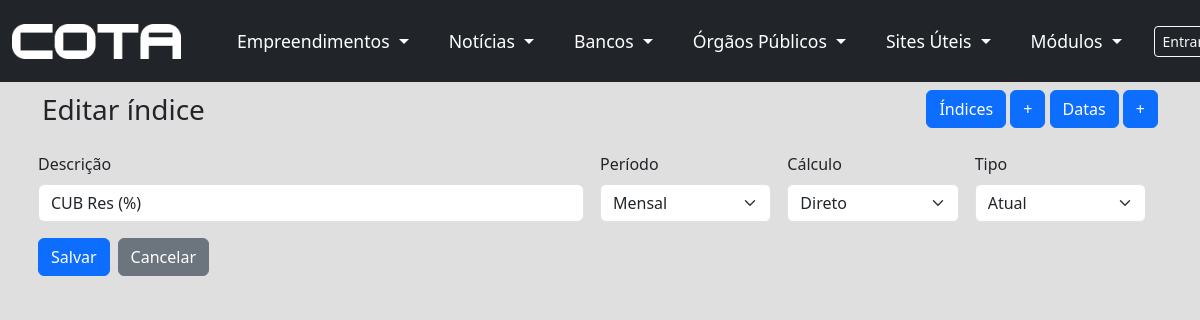
Page /indices/2/editar/ on the committed database.
### apps/indices/models.py (models this page shows, shortened)
class Indice(models.Model):
    descricao = models.CharField(
        max_length=40,
        verbose_name='Descrição',
        help_text='Nome curto do índice (ex.: IPCA, CDI, etc.)'
    )
    periodo = models.PositiveSmallIntegerField(
        choices=Periodo.choices,
        default=Periodo.MENSAL,
        verbose_name='Período'
    )
    calculo = models.PositiveSmallIntegerField(
        choices=Calculo.choices,
        default=Calculo.DIRETO,
        verbose_name='Cálculo'
    )
    tipo = models.PositiveSmallIntegerField(
        choices=TipoRef.choices,
        default=TipoRef.ATUAL,
        verbose_name='Tipo de referência'
    )
    created_at = models.DateTimeField(auto_now_add=True, editable=False)
    updated_at = models.DateTimeField(auto_now=True, editable=False)
    class Meta:
        db_table = 'indices'          # mantém a mesma tabela
        ordering = ['descricao']
        verbose_name = 'Índice'
        verbose_name_plural = 'Índices'
        indexes = [
            models.Index(fields=['descricao']),
            models.Index(fields=['periodo', 'calculo', 'tipo']),
        ]

### apps/indices/views.py (the view)
# urls.py: path('<int:pk>/editar/', views.indice_update, name='indice_update'),
def indice_update(request, pk):
    indice = get_object_or_404(Indice, pk=pk)
    if request.method == 'POST':
        form = IndiceForm(request.POST, instance=indice)
        if form.is_valid():
            form.save()
            messages.success(request, 'Índice atualizado com sucesso!')
            return redirect('indices:indice_list')
    else:
        form = IndiceForm(instance=indice)
    return render(request, 'indices/indice_form.html', {
        'form': form,
        'page_title': 'Editar índice'
        })

### apps/indices/forms.py
class IndiceForm(forms.ModelForm):
    class Meta:
        model = Indice
        fields = ['descricao', 'periodo', 'calculo', 'tipo']
        widgets = {
            'descricao': forms.TextInput(attrs={'class': 'form-control', 'maxlength': 40, 'autofocus': True}),
            'periodo': forms.Select(attrs={'class': 'form-select'}),
            'calculo': forms.Select(attrs={'class': 'form-select'}),
            'tipo': forms.Select(attrs={'class': 'form-select'}),
        }

### apps/intranet/context_processors.py (called while the page is built)
def navbar_links(_request):
    return {
        "empreendimento_links": EMPREENDEDIMENTO_LINKS,
        "administrativo_links": ADMINISTRATIVO_LINKS,
        "news_links": NEWS_LINKS,
        "news_links_secondary": NEWS_LINKS_SECONDARY,
        "bank_links": BANK_LINKS,
        "public_agency_links": PUBLIC_AGENCY_LINKS,
        "useful_links": USEFUL_LINKS,
        "modulo_links": MODULO_LINKS,
    }

### apps/indices/templates/indices/indice_form.html (shortened to what this page needs)
{% extends "intranet/intranet_base.html" %}
{% block content %}
{% include 'indices/indice_navbar.html' %}
<div class="container">
    <form method="post" class="row gy-3">
        <div class="row g-3">
            <div class="col-lg-6 col-sm-12">
                <label class="form-label">Descrição</label>
                {{ form.descricao }}
            </div>
            <div class="col-lg-2 col-sm-12">
                <label class="form-label">Período</label>
                {{ form.periodo }}
            </div>
            <div class="col-lg-2 col-sm-12">
                <label class="form-label">Cálculo</label>
                {{ form.calculo }}
            </div>
            <div class="col-lg-2 col-sm-12">
                <label class="form-label">Tipo</label>
                {{ form.tipo }}
            </div>
            <div class="col-2 d-flex gap-2">
                <button class="btn btn-primary" type="submit">Salvar</button>
                <a class="btn btn-secondary" href="{% url 'indices:indice_list' %}">Cancelar</a>
            </div>
        </div>
</div>
{% endblock %}

### apps/intranet/static/intranet/css/navbar.css (style rules this page uses)
body { background-color: #e0dfdf; }

### rows in the picture
Indice: descricao "CUB Res (%)", periodo "Mensal", calculo "Direto", tipo "Atual"

### other values in the picture
{{ page_title }} "Editar índice"
